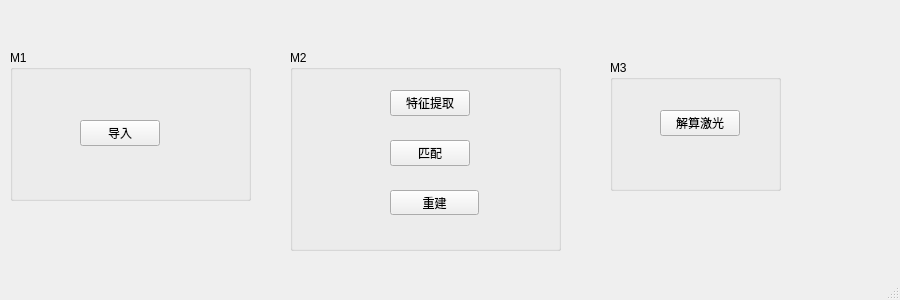
<?xml version="1.0" encoding="UTF-8"?>
<ui version="4.0">
 <class>MainWindow</class>
 <widget class="QMainWindow" name="MainWindow">
  <property name="geometry">
   <rect>
    <x>0</x>
    <y>0</y>
    <width>900</width>
    <height>300</height>
   </rect>
  </property>
  <property name="sizePolicy">
   <sizepolicy hsizetype="Expanding" vsizetype="Expanding">
    <horstretch>0</horstretch>
    <verstretch>0</verstretch>
   </sizepolicy>
  </property>
  <property name="minimumSize">
   <size>
    <width>900</width>
    <height>300</height>
   </size>
  </property>
  <property name="maximumSize">
   <size>
    <width>900</width>
    <height>300</height>
   </size>
  </property>
  <property name="baseSize">
   <size>
    <width>900</width>
    <height>300</height>
   </size>
  </property>
  <property name="font">
   <font>
    <pointsize>9</pointsize>
   </font>
  </property>
  <property name="windowTitle">
   <string>KylinCloud-I</string>
  </property>
  <widget class="QWidget" name="centralwidget">
   <widget class="QGroupBox" name="groupBox">
    <property name="geometry">
     <rect>
      <x>10</x>
      <y>50</y>
      <width>241</width>
      <height>151</height>
     </rect>
    </property>
    <property name="title">
     <string>M1</string>
    </property>
    <widget class="QPushButton" name="input_btn">
     <property name="geometry">
      <rect>
       <x>70</x>
       <y>70</y>
       <width>80</width>
       <height>26</height>
      </rect>
     </property>
     <property name="text">
      <string>导入</string>
     </property>
    </widget>
   </widget>
   <widget class="QGroupBox" name="groupBox_2">
    <property name="geometry">
     <rect>
      <x>290</x>
      <y>50</y>
      <width>271</width>
      <height>201</height>
     </rect>
    </property>
    <property name="title">
     <string>M2</string>
    </property>
    <widget class="QPushButton" name="extract_btn">
     <property name="geometry">
      <rect>
       <x>100</x>
       <y>40</y>
       <width>80</width>
       <height>26</height>
      </rect>
     </property>
     <property name="text">
      <string>特征提取</string>
     </property>
    </widget>
    <widget class="QPushButton" name="match">
     <property name="geometry">
      <rect>
       <x>100</x>
       <y>90</y>
       <width>80</width>
       <height>26</height>
      </rect>
     </property>
     <property name="text">
      <string>匹配</string>
     </property>
    </widget>
    <widget class="QPushButton" name="reconstruct">
     <property name="geometry">
      <rect>
       <x>100</x>
       <y>140</y>
       <width>89</width>
       <height>25</height>
      </rect>
     </property>
     <property name="text">
      <string>重建</string>
     </property>
    </widget>
   </widget>
   <widget class="QGroupBox" name="groupBox_3">
    <property name="geometry">
     <rect>
      <x>610</x>
      <y>60</y>
      <width>171</width>
      <height>131</height>
     </rect>
    </property>
    <property name="title">
     <string>M3</string>
    </property>
    <widget class="QPushButton" name="compute_laser">
     <property name="geometry">
      <rect>
       <x>50</x>
       <y>50</y>
       <width>80</width>
       <height>26</height>
      </rect>
     </property>
     <property name="text">
      <string>解算激光</string>
     </property>
    </widget>
   </widget>
  </widget>
  <widget class="QStatusBar" name="statusbar"/>
 </widget>
 <resources/>
 <connections/>
</ui>
